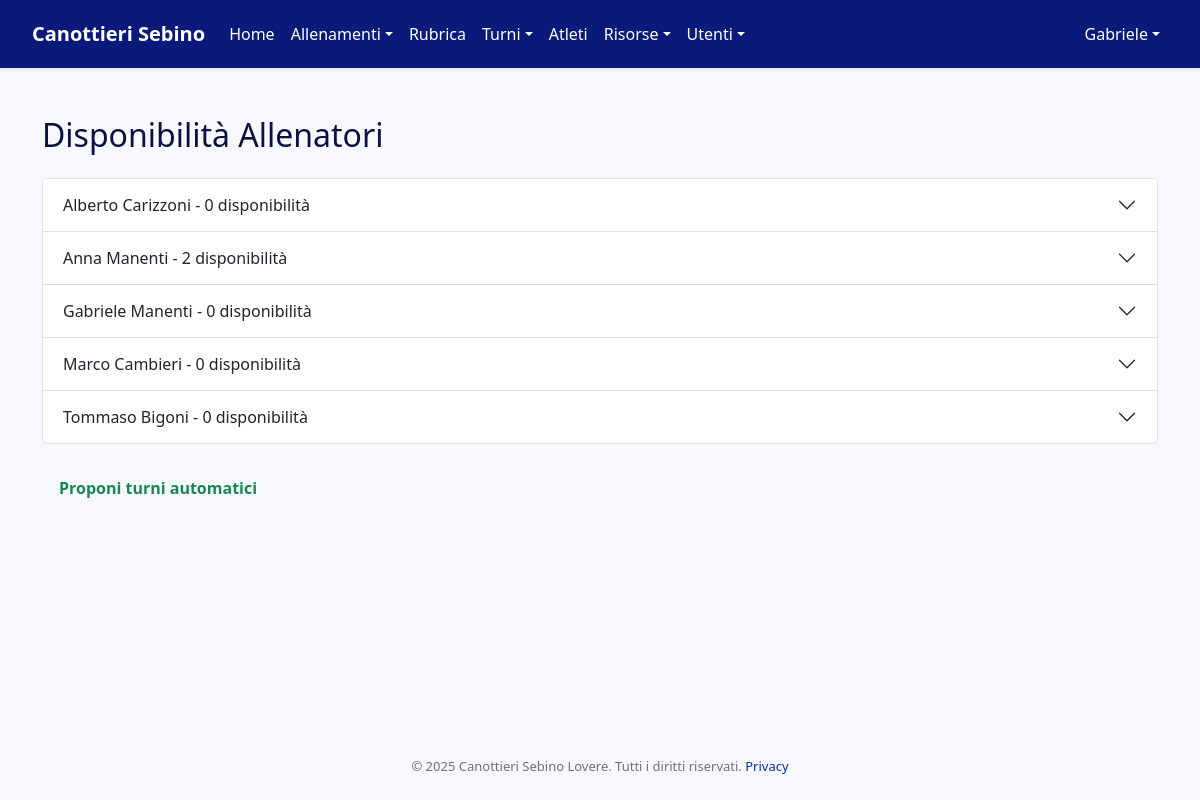
Page /turni/disponibilita (signed in) on the earlier database version.
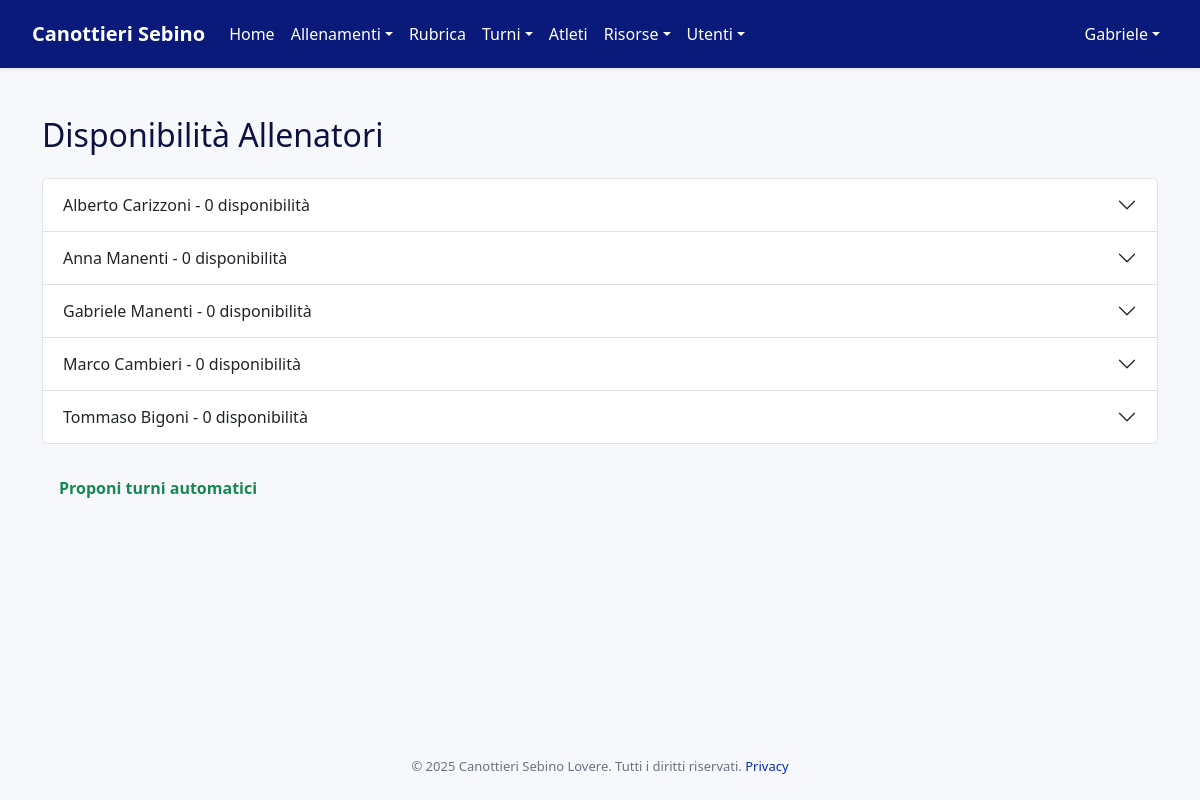
Same page on the later database version.
### models.py (models this page shows, shortened)
class User(Base):
    __tablename__ = "users"
    id = Column(Integer, primary_key=True, index=True)
    username = Column(String, unique=True, index=True, nullable=False)
    hashed_password = Column(String, nullable=False)
    first_name = Column(String, nullable=False)
    last_name = Column(String, nullable=False)
    email = Column(String, unique=True, index=True)
    phone_number = Column(String)
    date_of_birth = Column(Date)
    tax_code = Column(String, unique=True)
    enrollment_year = Column(Integer)
    membership_date = Column(Date)
    certificate_expiration = Column(Date)
    address = Column(String)
    manual_category = Column(String, nullable=True)
    roles = relationship("Role", secondary=user_roles, back_populates="users")
    tags = relationship("Tag", secondary=user_tags, back_populates="users")
    barche_assegnate = relationship("Barca", secondary=barca_atleti_association, back_populates="atleti_assegnati")
    schede_pesi = relationship("SchedaPesi", back_populates="atleta")
    turni = relationship("Turno", back_populates="user")
    availabilities = relationship("TrainerAvailability", back_populates="user")
    allenamenti_seguiti = relationship("Allenamento", secondary=allenamento_coach_association, back_populates="coaches")

### routers/availabilities.py (the view)
@router.get("/turni/disponibilita", response_class=HTMLResponse)
async def view_availabilities(
    request: Request,
    db: Session = Depends(get_db),
    current_user: models.User = Depends(get_current_admin_or_coach_user),
    user_id: int | None = None,
):
    month_start, month_end = _next_month_range()
    turni = (
        db.query(models.Turno)
        .filter(models.Turno.data.between(month_start, month_end))
        .order_by(models.Turno.data, models.Turno.fascia_oraria)
        .all()
    )
    grouped: Dict[date, Dict[str, models.Turno]] = defaultdict(dict)
    for t in turni:
        grouped[t.data][t.fascia_oraria] = t
    if current_user.is_admin and not user_id:
        availabilities = (
            db.query(models.TrainerAvailability)
            .join(models.Turno)
            .filter(models.Turno.data.between(month_start, month_end))
            .options(joinedload(models.TrainerAvailability.user), joinedload(models.TrainerAvailability.turno))
            .all()
        )
        coach_map: Dict[models.User, List[models.Turno]] = defaultdict(list)
        for av in availabilities:
            coach_map[av.user].append(av.turno)
        coaches = (
            db.query(models.User)
            .join(models.User.roles)
            .filter(models.Role.name == "allenatore")
            .order_by(models.User.first_name, models.User.last_name)
            .all()
        )
        return templates.TemplateResponse(
            "turni_disponibilita.html",
            {
                "request": request,
                "current_user": current_user,
                "edit_user": None,
                "coach_map": coach_map,
                "coaches": coaches,
            },
        )
    else:
        edit_user = (
            db.query(models.User).get(user_id)
            if current_user.is_admin and user_id
            else current_user
        )
        if not edit_user or not edit_user.is_allenatore:
            raise HTTPException(status_code=404, detail="Allenatore non trovato")
        existing = (
            db.query(models.TrainerAvailability.turno_id)
            .filter(models.TrainerAvailability.user_id == edit_user.id)
            .join(models.Turno)
            .filter(models.Turno.data.between(month_start, month_end))
            .all()
        )
        selected_ids = {tid for (tid,) in existing}
        return templates.TemplateResponse(
            "turni_disponibilita.html",
            {
                "request": request,
                "current_user": current_user,
                "edit_user": edit_user,
                "turni": grouped,
                "selected_ids": selected_ids,
            },
        )

### templates/turni_disponibilita.html (shortened to what this page needs)
{% extends "layout/base.html" %}
{% block content %}
<div class="container py-4">
  {% if current_user.is_admin and not edit_user %}
    <h1 class="h2 mb-4">Disponibilità Allenatori</h1>
    <div class="accordion" id="coachAvailAccordion">
      {% for coach in coaches %}
      <div class="accordion-item">
        <h2 class="accordion-header" id="heading{{ coach.id }}">
          <button class="accordion-button collapsed" type="button" data-bs-toggle="collapse" data-bs-target="#collapse{{ coach.id }}" aria-expanded="false" aria-controls="collapse{{ coach.id }}">
            {{ coach.first_name }} {{ coach.last_name }} - {{ coach_map.get(coach, [])|length }} disponibilità
          </button>
        </h2>
      </div>
      {% endfor %}
    </div>
    <form method="post" action="/turni/disponibilita/proponi" class="mt-4">
      <button type="submit" class="btn btn-outline-success">Proponi turni automatici</button>
    </form>
  {% endif %}
</div>
{% endblock %}

Differences in the rows shown:
changed User "Anna": get|length "2" → "0"
